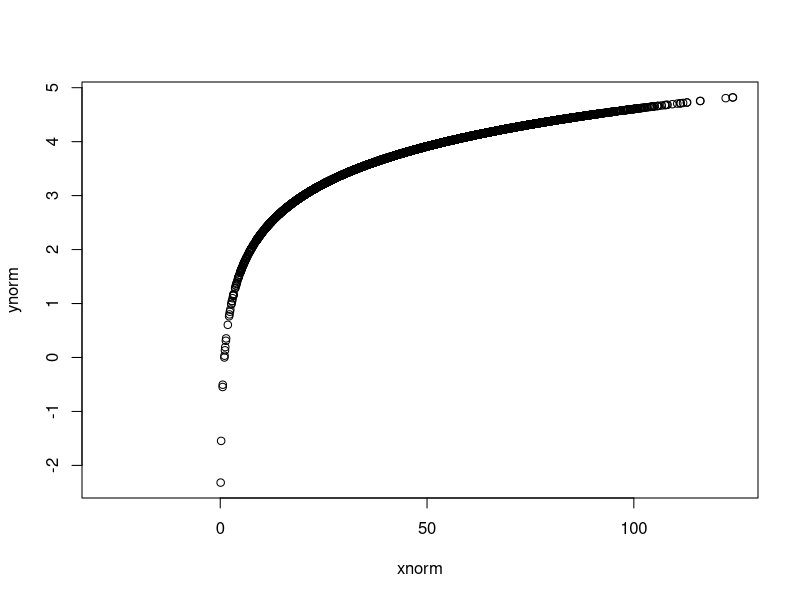

Generate this figure with R:
rm(list = ls())

x<- runif(10000, 0, 1000)
xnorm<- rnorm(10000, 50, 20)

y<- log(x)
ynorm<- log(xnorm)

plot(xnorm, ynorm)
